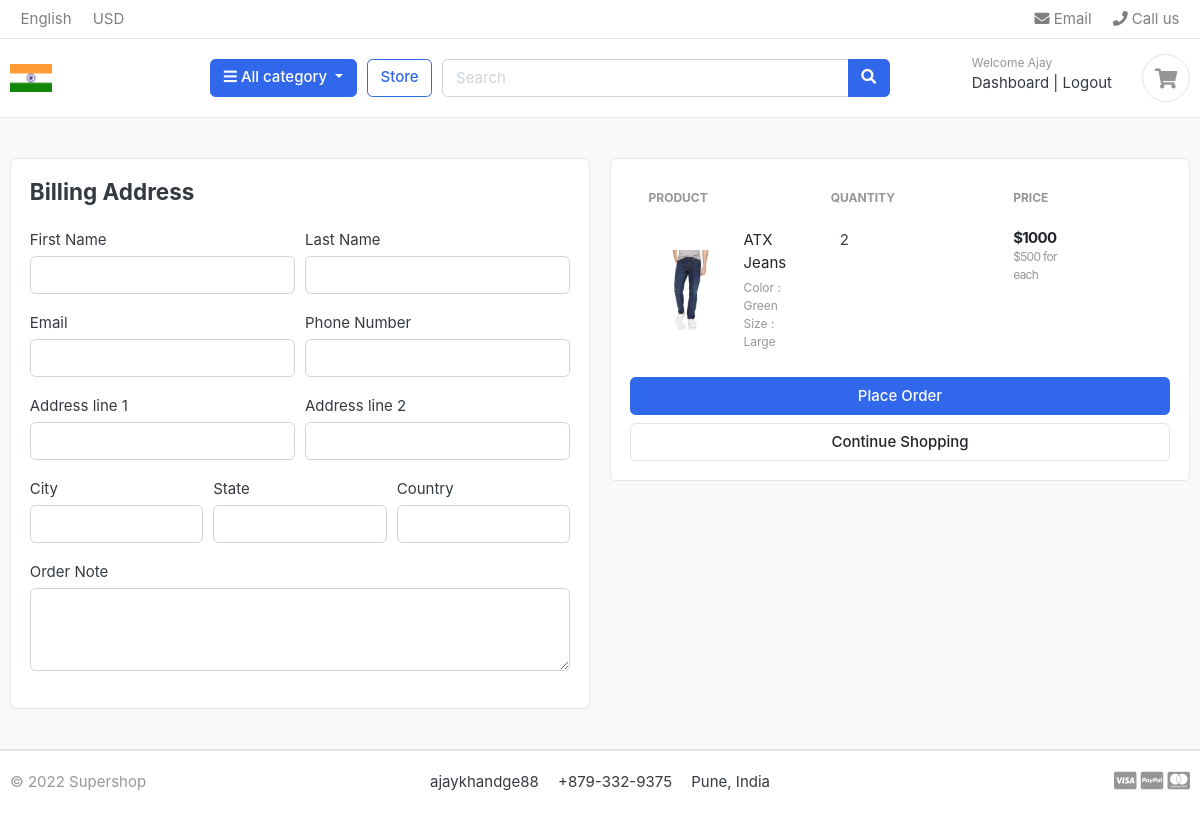
The app's page /cart/checkout/ (signed in) with its own data.
### accounts/models.py (models this page shows, shortened)
class Account(AbstractBaseUser):
    first_name = models.CharField(max_length=50)
    last_name = models.CharField(max_length=50)
    username = models.CharField(max_length=50,unique=True)
    email = models.EmailField(max_length=100, unique=True)
    phone_number = models.CharField(max_length=50)
    date_joined = models.DateTimeField(auto_now_add=True)
    last_login = models.DateTimeField(auto_now_add=True)
    is_admin = models.BooleanField(default=False)
    is_staff = models.BooleanField(default=False)
    is_active = models.BooleanField(default=False)
    is_superadmin = models.BooleanField(default=False)
    USERNAME_FIELD = 'email'
    REQUIRED_FIELDS = ['username','first_name','last_name']
    objects = MyAccountManager()

### carts/models.py (models this page shows, shortened)
class CartItem(models.Model):
    user = models.ForeignKey(Account,on_delete=models.CASCADE,null=True)
    product = models.ForeignKey(Product,on_delete = models.CASCADE)
    variations = models.ManyToManyField(Variation,blank=True)   #product can have many colors
    cart = models.ForeignKey(Cart,on_delete = models.CASCADE,null=True)
    quantity = models.IntegerField()
    is_active = models.BooleanField(default=True)
    def subtotal(self):
        return self.product.price * self.quantity

### store/models.py (models this page shows, shortened)
class Product(models.Model):
    product_name = models.CharField(max_length=200,unique=True)
    slug = models.SlugField(max_length=200,unique=True)
    description = models.TextField(max_length=500,blank=True)
    price = models.IntegerField()
    image = models.ImageField(upload_to='photos/products')
    stock = models.IntegerField()
    is_available = models.BooleanField(default=True)
    category = models.ForeignKey(Category,on_delete=models.CASCADE)  #when category is deleted all prods under category will be deleted
    created_date = models.DateTimeField(auto_now_add=True)
    modified_date = models.DateTimeField(auto_now=True)
    def get_url(self):
        return reverse('product_detail',args=[self.category.slug, self.slug])

class Variation(models.Model):
    product = models.ForeignKey(Product,on_delete=models.CASCADE)
    variation_value = models.CharField(max_length=100,null=True)
    variation_category = models.CharField(max_length=100, choices=variation_category_choice)
    is_active = models.BooleanField(default=True)
    created_date = models.DateTimeField(auto_now=True)
    objects = VariationManager()

### carts/views.py (the view)
# urls.py: path('checkout/',views.checkout, name = 'checkout'),
@login_required(login_url='login')
def checkout(request,total_price = 0,quantity=0,cart_items = None):
    try:
        tax = 0
        grand_total = 0
        if request.user.is_authenticated:
            cart_items = CartItem.objects.filter(user=request.user,is_active=True)
        else:
            cart = Cart.objects.get(cart_id = _cart_id(request))
            cart_items = CartItem.objects.filter(cart = cart,is_active=True)
        for cart_item in cart_items:
            total_price += (cart_item.product.price * cart_item.quantity)
            quantity += cart_item.quantity
        tax = (2*total_price)/100   # 2 % of tax on price
        grand_total = total_price + tax
    except ObjectDoesNotExist:
        pass #ignore for now
    context = {
        'total_price': total_price,
        'quantity' : quantity,
        'cart_items' : cart_items,
        'tax': tax,
        'grand_total' : grand_total,
    }
    return render(request,'store/checkout.html',context)

### templates/store/checkout.html (shortened to what this page needs)
{% extends 'base.html' %}
{%load static %}
{% block content %}
<section class="section-content padding-y bg">
    <div class="container">
    <div class="row">
        <aside class="col-lg-6">
    <div class="card">
        <div class="card-body">
        <h4 class="card-title mb-4"> Billing  Address </h4>
        <form action="" method="POST">
                <div class = "form-row">
                <div class="col form-group">
                    <label for="">First Name</label>
                    <input type="text" name="firstname" class="form-control"  required/>
                </div>
                <div class="col form-group">
                    <label for="">Last Name</label>
                    <input type="text" name="lastname" class="form-control"  required/>
                </div>
                </div>
                <div class = "form-row">
                    <div class="col form-group">
                        <label for="">Email</label>
                        <input type="email" name="email" class="form-control"  required/>
                    </div>
                    <div class="col form-group">
                        <label for="">Phone Number</label>
                        <input type="text" name="phone" class="form-control"  required/>
                    </div>
                </div>
                <div class = "form-row">
                    <div class="col form-group">
                        <label for="">Address line 1</label>
                        <input type="text" name="addressline1" class="form-control"  required/>
                    </div>
                    <div class="col form-group">
                        <label for="">Address line 2</label>
                        <input type="text" name="addressline2" class="form-control"   />
                    </div>
                 </div>
                    <div class = "form-row">
                        <div class="col form-group">
                            <label for="">City</label>
                            <input type="text" name="city" class="form-control"  required/>
                        </div>
                        <div class="col form-group">
                            <label for="">State</label>
                            <input type="text" name="state" class="form-control"  required/>
                        </div>
                        <div class="col form-group">
                            <label for="">Country</label>
                            <input type="text" name="country" class="form-control"  required/>
                        </div>
                    </div>
                    <div class = "form-row">
                        <div class="col form-group">
                            <label for="">Order Note</label>
                            <textarea name = "order_note" rows="3" class="form-control">
                            </textarea>
                        </div>
                     </div>
        </div>
    </div>
        </aside>
        <aside class="col-lg-6">
            <div class="card">
            <div class="card-body">
                <table class="table table-borderless table-shopping-cart">
                    <thead class="text-muted">
                    <tr class="small text-uppercase">
                      <th scope="col">Product</th>
                      <th scope="col" width="120">Quantity</th>
                      <th scope="col" width="120">Price</th>
                      <th scope="col" class="text-right" width="200"> </th>
                    </tr>
                    </thead>
                    <tbody>
                        {% for cart_item in cart_items %}
                    <tr>
                        <td>
                            <figure class="itemside align-items-center">
                                <div class="aside"><img src="{{ cart_item.product.image.url }}" class="img-sm"></div>
                                <figcaption class="info">
                                    <a href="{{ cart_item.product.get_url }}" class="title text-dark">{{cart_item.product.product_name}}</a>
                                    <p class="text-muted small">
                                        {% if cart_item.variations.all %}
                                            {% for item in cart_item.variations.all %}
                                            {{item.variation_category | capfirst}} : {{item.variation_value | capfirst }}
                                            <br>
                                            {% endfor %}
                                        {% endif%}
                                    </p>
                                </figcaption>
                            </figure>
                        </td>
                        <td>
                                        <div class="col">
                                            <div class="input-group input-spinner">
                                                <label> {{cart_item.quantity }}</label>
                                            </div>
                                        </div>
                        </td>
                        <td>
                            <div class="price-wrap">
                                <var class="price">${{cart_item.subtotal}}</var>
                                <small class="text-muted"> ${{cart_item.product.price}} for each </small>
                            </div>
                        </td>
                    </tr>
                    {% endfor %}
                    </tbody>
                    </table>
                <button type="submit" name="submit" class= "btn btn-primary btn-block" >Place Order</button>
                <a href="{% url 'store' %}" class="btn btn-light btn-block">Continue Shopping</a>
            </div>
            </div>
    </aside>
    </div>
    </div>
    </section>
{% endblock %}

### templates/includes/navbar.html (shortened to what this page needs)
{% load static %}
<header class="section-header">
    <nav class="navbar p-md-0 navbar-expand-sm navbar-light border-bottom">
    <div class="container">
      <div class="collapse navbar-collapse" id="navbarTop4">
        <ul class="navbar-nav mr-auto">
            <li class="nav-item dropdown">
                 <a href="#" class="nav-link">   English </a>
            </li>
            <li class="nav-item dropdown">
                <a href="#" class="nav-link"> USD </a>
            </li>
        </ul>
        <ul class="navbar-nav">
            <li><a href="#" class="nav-link"> <i class="fa fa-envelope"></i> Email </a></li>
            <li><a href="#" class="nav-link"> <i class="fa fa-phone"></i> Call us </a></li>
        </ul>
      </div>
    </div>
    </nav>
    <section class="header-main border-bottom">
        <div class="container">
    <div class="row align-items-center">
        <div class="col-lg-2 col-md-3 col-6">
            <a href="{% url 'home' %}" class="brand-wrap">
                <img class="logo" src="{% static './images/icons/flag-in.png' %}">
            </a>
        </div>
        <div class="col-lg col-sm col-md col-6 flex-grow-0">
            <div class="category-wrap dropdown d-inline-block float-right">
                <button type="button" class="btn btn-primary dropdown-toggle" data-toggle="dropdown">
                    <i class="fa fa-bars"></i> All category
                </button>
            </div>
        </div>
        <a href="{% url 'store'%}" class="btn btn-outline-primary">Store</a>
        <div class="col-lg  col-md-6 col-sm-12 col">
            <form action="{% url 'search' %}" class="search">
                <div class="input-group w-100">
                    <input type="text" class="form-control" style="width:60%;" placeholder="Search" name="keyword">
                    <div class="input-group-append">
                      <button class="btn btn-primary" type="submit">
                        <i class="fa fa-search"></i>
                      </button>
                    </div>
                </div>
            </form>
        </div>
        <div class="col-lg-3 col-sm-6 col-8 order-2 order-lg-3">
                    <div class="d-flex justify-content-end mb-3 mb-lg-0">
                        {% if user.id is None %}
                        <div class="widget-header">
                            <small class="title text-muted">Welcome guest!</small>
                            <div>
                                <a href="{% url 'login' %}">Sign in</a> <span class="dark-transp"> | </span>
                                <a href="{% url 'register' %}"> Register</a>
                            </div>
                        </div>
                        {% else %}
                        <div class="widget-header">
                            <small class="title text-muted">Welcome {{user.first_name }} </small>
                            <div>
                                <a href="{% url 'dashboard' %}">Dashboard</a> <span class="dark-transp"> | </span>
                                <a href="{% url 'logout' %}"> Logout</a>
                            </div>
                        </div>
                        {% endif %}
                        <a href="{% url 'carts' %}" class="widget-header pl-3 ml-3">
                            <div class="icon icon-sm rounded-circle border"><i class="fa fa-shopping-cart"></i></div>
                        </a>
                    </div>
                </div>
    </div>
        </div>
    </section>
    </header>

### static/css/ui.css (style rules this page uses)
html { font-family: "Inter", sans-serif; font-size: 15px; }
.price-wrap { letter-spacing: -0.7px; }
.icon-xs, .icon-sm, .icon-md, .icon-lg { display: inline-block; text-align: center; flex-shrink: 0; flex-grow: 0; }
.icon-sm { width: 48px; height: 48px; line-height: 48px !important; font-size: 20px; }
.img-xs, .img-sm, .img-md, .img-lg { -o-object-fit: cover; object-fit: cover; flex-shrink: 0; flex-grow: 0; }
.img-sm { width: 80px; height: 80px; }
.padding-y { padding-top: 40px; padding-bottom: 40px; }
var { font-style: normal; }
figure { margin-bottom: 0; }
article:after, .form-group:after { display: block; clear: both; content: ""; }
.bg { background-color: #f8f9fa; }
p:last-child { margin-bottom: 0; }
.header-main { position: relative; padding-top: 1rem; padding-bottom: 1rem; }
.brand-wrap .logo, .navbar-brand .logo { margin-right: 7px; max-height: 42px; display: inline-block; }
.widget-header { display: inline-block; vertical-align: middle; position: relative; }
.widget-header a { color: #343a40; }
.widget-header i { color: #969696; }
.widget-header .title { display: block; }
.btn-light { background-color: #fff; border-color: #e4e4e4; }
.itemside { position: relative; display: flex; width: 100%; }
.itemside .aside { position: relative; flex-shrink: 0; }
.itemside .info { padding-left: 15px; padding-right: 7px; }
.itemside p { margin-bottom: 0; }
.itemside .title { display: block; margin-bottom: 5px; color: #212529; }
.price { font-weight: 600; color: #212529; }
.input-spinner { width: 125px; flex-wrap: nowrap; display: inline-flex; vertical-align: middle; }
.table-shopping-cart.table td, .table-shopping-cart.table th { padding-left: 1.25rem; padding-right: 1.25rem; }
.table-shopping-cart .price-wrap { line-height: 1.2; }
.table-shopping-cart .price { font-weight: bold; margin-right: 5px; display: block; }

### records on screen
Account: first_name "Ajay"
CartItem: product.image (picture), product.product_name "ATX Jeans", quantity "2", subtotal "1000", product.price "500"
Variation: variation_category "Color", variation_value "Green"
Variation: variation_category "Size", variation_value "Large"
